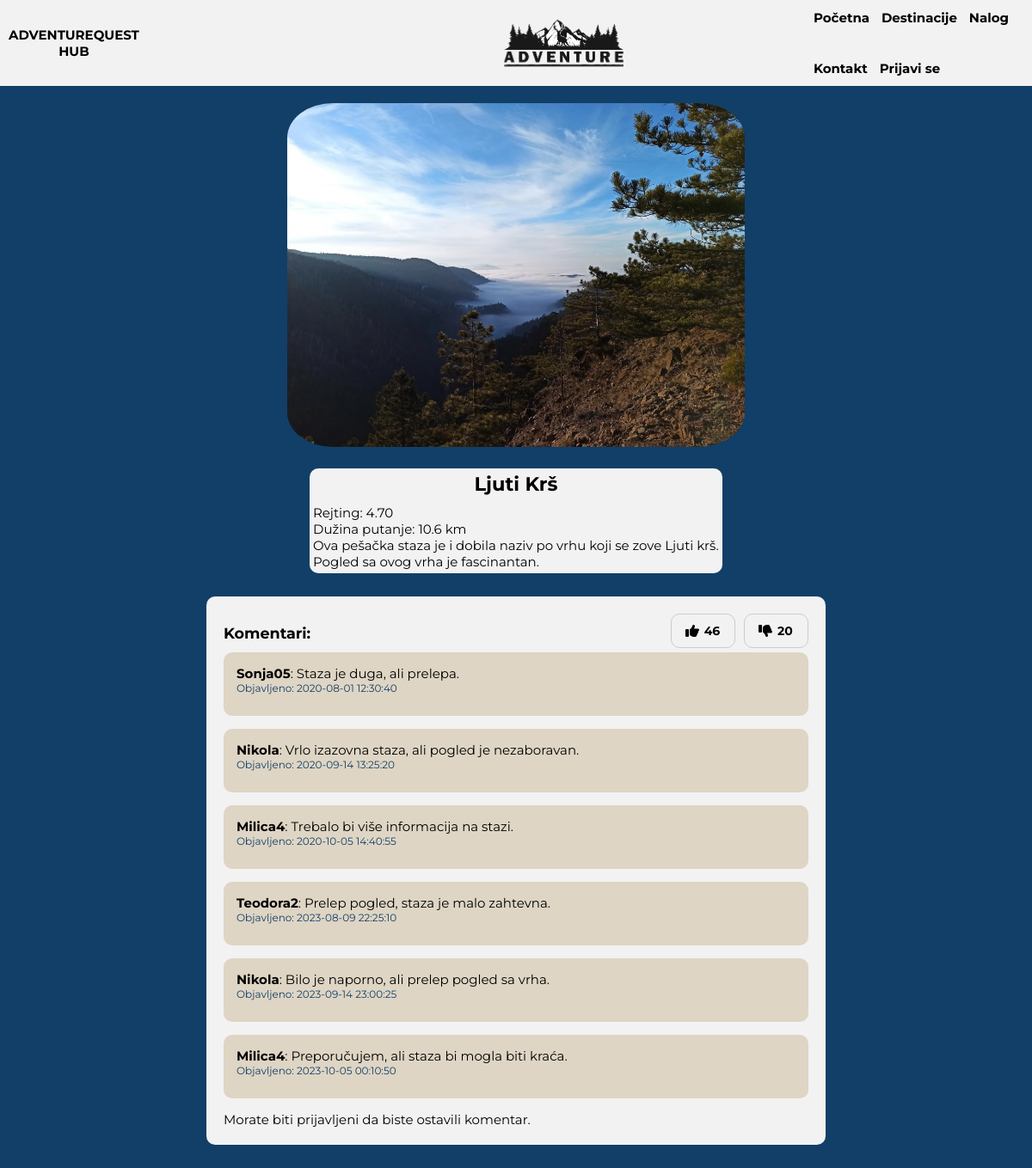
/Detalji?id=310, run on the app's committed database.
### tables this page shows
CREATE TABLE `destinacije` (
  `ID` int(11) NOT NULL,
  `naziv` varchar(255) NOT NULL,
  `opis` text DEFAULT NULL,
  `slika` varchar(255) DEFAULT NULL,
  `rejting` decimal(4,2) DEFAULT NULL,
  `duzina_putanje` varchar(20) DEFAULT NULL
);

CREATE TABLE `komentari` (
  `ID` int(11) NOT NULL,
  `destinacija_id` int(11) NOT NULL,
  `korisnicko_ime` varchar(255) NOT NULL,
  `sadrzaj` mediumtext NOT NULL,
  `vreme` timestamp NOT NULL DEFAULT current_timestamp(),
  `user_id` int(11) DEFAULT NULL
);

### wbp/model/destination-details.php (the view, shortened to what this page needs)
<?php
function getDestinationDetails($destination_id)
{
    $connection = db_connect();
    $query = "SELECT * FROM destinacije WHERE ID = $destination_id";
    $result = $connection->query($query);
    if ($result && $result->num_rows > 0) {
        $destination_details = $result->fetch_assoc();
        return $destination_details;
    } else {
        $connection->close();
        return array();
    }
}
if (isset($_GET['id'])) {
    $destination_id = $_GET['id'];
    $destination_details = getDestinationDetails($destination_id);
} else {
    echo "Nije odabrana destinacija.";
    exit;
}
?>
<!DOCTYPE html>
<html lang="en">
<head>
    <link rel="stylesheet" href="https://cdnjs.cloudflare.com/ajax/libs/font-awesome/6.0.0-beta3/css/all.min.css">
    <link rel="stylesheet" href="/wbp/public/css/styles.css">
    <link rel="stylesheet" href="/wbp/public/css/like.css">
    <link rel="stylesheet" href="/wbp/public/css/comment.css">
    <link rel="stylesheet" href="/wbp/public/css/destinacije.css">
</head>
<body>
    <?php include '../template/page-header.php'; ?>
    <div class="destination-details">
        <img class="destination-details__image" src="<?php echo $destination_details['slika']; ?>"
            alt="<?php echo $destination_details['naziv']; ?>">
        <div class="text-area">
            <h2 class="destination-details__title"><?php echo $destination_details['naziv']; ?></h2>
            <p class="destination-details__rating">Rejting: <?php echo $destination_details['rejting']; ?></p>
            <p class="destination-details__distance">Dužina putanje:
                <?php echo $destination_details['duzina_putanje']; ?> km</p>
            <p class="destination-details__description"><?php echo $destination_details['opis']; ?></p>
        </div>
    </div>
    <?php
    $destination_id = $destination_details['ID'];
    $connection = db_connect();
    $like_query = "SELECT COUNT(*) AS total_likes FROM reactions WHERE destinacija_id = ? AND reaction_type = 'like'";
    $like_statement = $connection->prepare($like_query);
    $like_statement->bind_param("i", $destination_id);
    $like_statement->execute();
    $like_result = $like_statement->get_result();
    $like_row = $like_result->fetch_assoc();
    $like_count = $like_row['total_likes'];
    $dislike_query = "SELECT COUNT(*) AS total_dislikes FROM reactions WHERE destinacija_id = ? AND reaction_type = 'dislike'";
    $dislike_statement = $connection->prepare($dislike_query);
    $dislike_statement->bind_param("i", $destination_id);
    $dislike_statement->execute();
    $dislike_result = $dislike_statement->get_result();
    $dislike_row = $dislike_result->fetch_assoc();
    $dislike_count = $dislike_row['total_dislikes'];
    ?>
    <div class="comments-area">
        <section class="comments-section">
            <div class="comments-header">
                <h3>Komentari:</h3>
                <div class="reaction-buttons">
                    <button class="reaction-btn" id="like-btn" data-id="<?php echo $destination_id; ?>"
                        onclick="updateReaction('like', <?php echo $destination_id; ?>)">
                        <i class="fas fa-thumbs-up"></i>
                        <span id="like-count-<?php echo $destination_id; ?>"><?php echo $like_count; ?></span>
                    </button>
                    <button class="reaction-btn" id="dislike-btn" data-id="<?php echo $destination_id; ?>"
                        onclick="updateReaction('dislike', <?php echo $destination_id; ?>)">
                        <i class="fas fa-thumbs-down"></i>
                        <span id="dislike-count-<?php echo $destination_id; ?>"><?php echo $dislike_count; ?></span>
                    </button>
                </div>
            </div>
            <?php
            $connection = db_connect();
            $comments_query = "SELECT * FROM komentari WHERE destinacija_id = ?";
            $comments_statement = $connection->prepare($comments_query);
            $comments_statement->bind_param("i", $destination_id);
            $comments_statement->execute();
            $result = $comments_statement->get_result();
            if ($result->num_rows > 0) {
                while ($row = $result->fetch_assoc()) {
                    echo '<div class="comment">';
                    echo '<p><strong>' . htmlspecialchars($row['korisnicko_ime']) . '</strong>: ' . htmlspecialchars($row['sadrzaj']) . '</p>';
                    echo '<p class="comment-time">Objavljeno: ' . htmlspecialchars($row['vreme']) . '</p>';
                    echo '</div>';
                }
            } else {
                echo '<p>Još uvek nema komentara.</p>';
            }
            ?>
            <?php if (isset($_SESSION['logged_in']) && $_SESSION['logged_in'] === true): ?>
                <form action="<?php echo htmlspecialchars($_SERVER["PHP_SELF"]) . "?id=" . $destination_id; ?>"
                    method="POST" class="comment-form">
                    <textarea name="comment" rows="4" cols="50" required></textarea><br>
                    <button type="submit">Dodaj komentar</button>
                </form>
            <?php else: ?>
                <p>Morate biti prijavljeni da biste ostavili komentar.</p>
            <?php endif; ?>
        </section>
    </div>
</body>
</html>

### wbp/public/css/styles.css (style rules this page uses)
html { font-size: calc(100vw / 3440 * 15); }
@media only screen and (max-width: 160em) { html { font-size: calc(100vw / 2560 * 15); } }
@media only screen and (max-width: 120em) { html { font-size: calc(100vw / 1920 * 10); } }
:root { --primary-color: #113f67; --secondary-color:#f2f2f2; --tertiary-color: #9fd3c7; --quaternary-color: #ded5c4; --text-color: black; }
* { box-sizing: border-box; margin: 0; padding: 0; }
body { font-family: 'Montserrat', sans-serif; background-color: var(--primary-color); font-size: 15px; }
li, a, button { font-family: "Montserrat", sans-serif; font-weight: 700; font-style: normal; font-size: 15px; color: var(--text-color); }

### wbp/public/css/like.css (style rules this page uses)
:root { --primary-color: #113f67; --secondary-color: #f2f2f2; --tertiary-color: #9fd3c7; --quaternary-color: #ded5c4; --text-color: black; }
.reaction-buttons { display: flex; justify-content: flex-end; gap: 10px; }
.reaction-btn { background: none; border: 1px solid #ccc; margin-bottom: 5px; padding: 10px 16px; cursor: pointer; font-size: 14px; font-style: normal; border-radius: 10px; display: flex; align-items: center; gap: 5px; min-width: 40px; max-width: 120px; justify-content: space-between; }
.reaction-btn i { font-size: 16px; }
.reaction-btn span { min-width: 20px; }

### wbp/public/css/comment.css (style rules this page uses)
:root { --primary-color: #113f67; --secondary-color:#f2f2f2; --tertiary-color: #9fd3c7; --quaternary-color: #ded5c4; --text-color: black; }
.comments-area { padding-top: 0; }
.comments-section { width: 60%; border-radius: 10px; margin: 100px auto; background-color: var(--secondary-color); padding: 20px; margin-top: 2%; margin-bottom: 10%; }
.comments-header { display: flex; justify-content: space-between; align-items: center; padding-top: 0; margin-top: 0; width: 100%; }
.comment { background-color: var(--quaternary-color); border-radius: 10px; padding: 15px; margin-bottom: 15px; }
.comment-time { font-size: 12px; color: var(--primary-color); margin-bottom: 10px; }

### wbp/public/css/destinacije.css (style rules this page uses)
:root { --primary-color: #113f67; --secondary-color:#f2f2f2; --tertiary-color: #9fd3c7; --quaternary-color: #ded5c4; --text-color: black; }
.destination-details { display: flex; flex-direction: column; align-items: center; }
.destination-details__image { width: auto; height: 400px; border-radius: 10% 10% 10% 10%; margin-top: 20px; margin-bottom: 20px; position: relative; }
.text-area { width: 40%; border-radius: 10px; background-color: var(--secondary-color); padding: 4px; margin-top: 0.3em; margin-bottom: 0.2em; }
.destination-details__title { text-align: center; margin-bottom: 10px; }
.destination-details__description { color: var(--primery-color); text-align: left; }

### data on the page
destinacije: slika (picture), naziv "Ljuti Krš", rejting "4.70", duzina_putanje "10.6", opis "Ova pešačka staza je i dobila naziv po vrhu koji se zove Ljuti krš. Pogled sa ovog vrha je fascinantan."
komentari: korisnicko_ime "Sonja05", sadrzaj "Staza je duga, ali prelepa.", vreme "2020-08-01 12:30:40"
komentari: korisnicko_ime "Nikola", sadrzaj "Vrlo izazovna staza, ali pogled je nezaboravan.", vreme "2020-09-14 13:25:20"
komentari: korisnicko_ime "Milica4", sadrzaj "Trebalo bi više informacija na stazi.", vreme "2020-10-05 14:40:55"
komentari: korisnicko_ime "Teodora2", sadrzaj "Prelep pogled, staza je malo zahtevna.", vreme "2023-08-09 22:25:10"
komentari: korisnicko_ime "Nikola", sadrzaj "Bilo je naporno, ali prelep pogled sa vrha.", vreme "2023-09-14 23:00:25"
komentari: korisnicko_ime "Milica4", sadrzaj "Preporučujem, ali staza bi mogla biti kraća.", vreme "2023-10-05 00:10:50"

### other printed values
$like_count "46"
$dislike_count "20"
